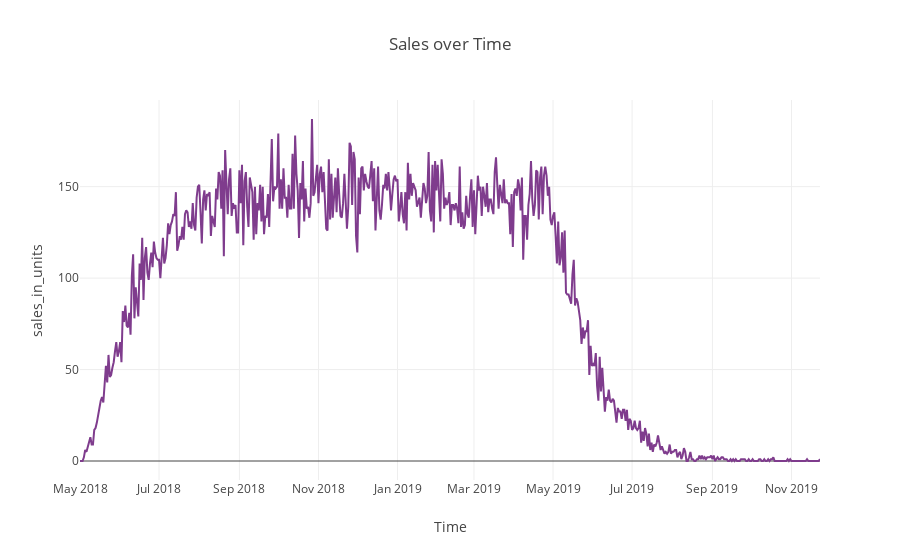

This figure's notebook cell:
### Code cell
fig = px.line(sales,
              x='index',
              y='sales_in_units',
              title='Sales over Time')

fig.update_layout(xaxis_title='Time')
fig.show()

### Figure 1 — Plotly figure (JSON) as saved in the notebook; plotly's stock layout.template omitted (floating-point values rounded to 4 significant figures; data arrays with more than 128 entries replaced by an {"elided": "..."} marker saying what was removed)
{"data": [{"hovertemplate": "index=%{x}<br>sales_in_units=%{y}<extra></extra>", "legendgroup": "", "line": {"color": "rgb(127, 60, 141)", "dash": "solid"}, "marker": {"symbol": "circle"}, "mode": "lines", "name": "", "orientation": "v", "showlegend": false, "type": "scatter", "x": {"elided": "572 str values"}, "xaxis": "x", "y": {"elided": "572 int values"}, "yaxis": "y"}], "layout": {"legend": {"tracegroupgap": 0}, "title": {"text": "Sales over Time"}, "xaxis": {"anchor": "y", "domain": [0, 1], "title": {"text": "Time"}}, "yaxis": {"anchor": "x", "domain": [0, 1], "title": {"text": "sales_in_units"}}}}
